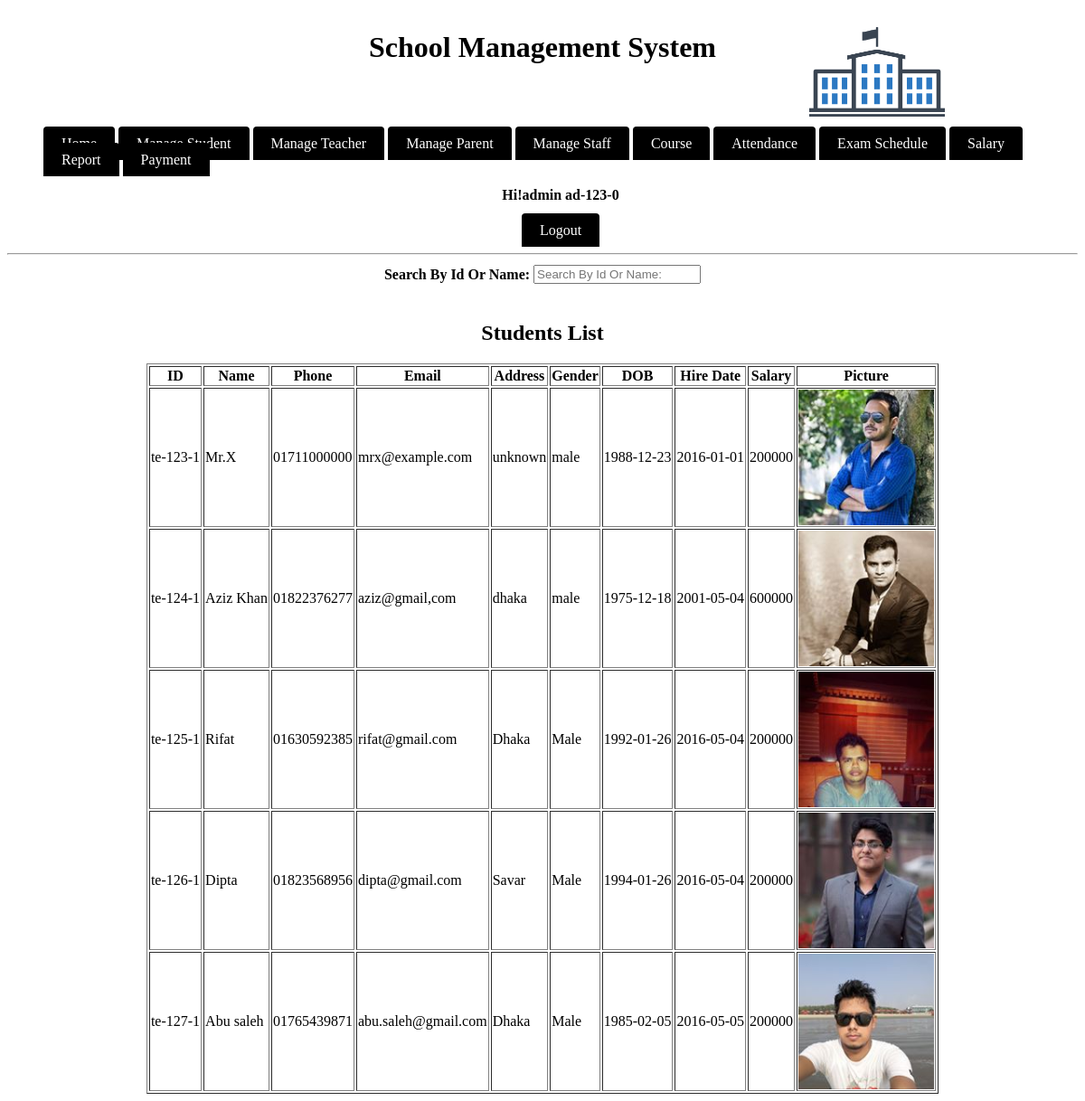
Page /module/admin/viewTeacher.php (signed in) on the committed database.
### tables this page shows
CREATE TABLE IF NOT EXISTS `teachers` (
  `id` varchar(20) NOT NULL,
  `name` varchar(20) NOT NULL,
  `password` varchar(20) NOT NULL,
  `phone` varchar(13) NOT NULL,
  `email` varchar(20) NOT NULL,
  `address` varchar(30) NOT NULL,
  `sex` varchar(7) NOT NULL,
  `dob` date NOT NULL,
  `hiredate` date NOT NULL,
  `salary` double NOT NULL,
  UNIQUE KEY `id` (`id`)
);

### module/admin/main.php (called while the page is built, shortened)
<?php
$check=$_SESSION['login_id'];
$session=mysql_query("SELECT name  FROM admin WHERE id='$check' ");
$row=mysql_fetch_array($session);
$login_session = $loged_user_name = $row['name'];
?>

### module/admin/viewTeacher.php (the view, shortened to what this page needs)
<?php
include_once('main.php');
$sql = "SELECT * FROM teachers;";
$res= mysql_query($sql);
$string = "";
$images_dir = "../images/";
while($row = mysql_fetch_array($res)){
    $picname = $row['id'];
    $string .= '<tr><td>'.$row['id'].'</td><td>'.$row['name'].
    '</td><td>'.$row['phone'].'</td><td>'.$row['email'].
    '</td><td>'.$row['address'].'</td><td>'.$row['sex'].'</td><td>'.$row['dob'].
    '</td><td>'.$row['hiredate'].'</td><td>'.$row['salary'].
    "</td><td><img src='".$images_dir.$picname.".jpg' alt='$picname' width='150' height='150'>".'</td></tr>';
}
?>
<html>
    <head>
		    <link rel="stylesheet" type="text/css" href="../../source/CSS/style.css">
		</head>
    <body>
			  <div class="header"><h1>School Management System</h1></div>
			  <div class="divtopcorner">
				    <img src="../../source/logo.jpg" height="150" width="150" alt="School Management System"/>
				</div>
			<br/><br/>
				<ul>
				    <li class="manulist">
						    <a class ="menulista" href="index.php">Home</a>
								<a class ="menulista" href="manageStudent.php">Manage Student</a>
								<a class ="menulista" href="manageTeacher.php">Manage Teacher</a>
								<a class ="menulista" href="manageParent.php">Manage Parent</a>
								<a class ="menulista" href="index.php">Manage Staff</a>
								<a class ="menulista" href="index.php">Course</a>
								<a class ="menulista" href="index.php">Attendance</a>
								<a class ="menulista" href="index.php">Exam Schedule</a>
								<a class ="menulista" href="index.php">Salary</a>
								<a class ="menulista" href="index.php">Report</a>
								<a class ="menulista" href="index.php">Payment</a>
								<div align="center">
								<h4>Hi!admin <?php echo $check." ";?></h4>
								<a class ="menulista" href="logout.php" onmouseover="changemouseover(this);" onmouseout="changemouseout(this,'<?php echo ucfirst($loged_user_name);?>');"><?php echo "Logout";?></a>
						</div>
								</li>
				</ul>
			  <hr/>
        <center>
            <table>
                <tr>
                    <td><b>Search By Id Or Name: </b></td>
                    <td><input type="text" name="searchId" placeholder="Search By Id Or Name:" onkeyup="getTeacher(this.value);"></td>
                </tr>
            </table>
        </center>
        <br/>
        <center><h2>Students List</h2></center>
        <center>
            <table border="1" id='teacherList'>
                <tr>
                    <th>ID</th>
                    <th>Name</th>
                    <th>Phone</th>
                    <th>Email</th>
                    <th>Address</th>
                    <th>Gender</th>
                    <th>DOB</th>
                    <th>Hire Date</th>
                    <th>Salary</th>
                    <th>Picture</th>
                </tr>
                <?php echo $string;?>
            </table>
        </center>
		</body>
</html>

### source/CSS/style.css (style rules this page uses)
.divtopcorner { position:absolute; top:0px; right: 150px; color:black; text-align:center; padding:5px; }
.header { color:black; text-align:center; padding:5px; }
.manulist { display:inline; left:100px; }
.menulista { background-color: black; color: white; padding: 10px 20px; text-decoration: none; border-radius: 4px 4px 0 0; }

### rows in the picture
teachers: id "te-123-1", name "Mr.X", phone "01711000000", email "mrx@example.com", address "unknown", sex "male", dob "1988-12-23", hiredate "2016-01-01", salary "200000", id (picture)
teachers: id "te-124-1", name "Aziz Khan", phone "01822376277", email "aziz@gmail,com", address "dhaka", sex "male", dob "1975-12-18", hiredate "2001-05-04", salary "600000", id (picture)
teachers: id "te-125-1", name "Rifat", phone "01630592385", email "rifat@gmail.com", address "Dhaka", sex "Male", dob "1992-01-26", hiredate "2016-05-04", salary "200000", id (picture)
teachers: id "te-126-1", name "Dipta", phone "01823568956", email "dipta@gmail.com", address "Savar", sex "Male", dob "1994-01-26", hiredate "2016-05-04", salary "200000", id (picture)
teachers: id "te-127-1", name "Abu saleh", phone "01765439871", email "abu.saleh@gmail.com", address "Dhaka", sex "Male", dob "1985-02-05", hiredate "2016-05-05", salary "200000", id (picture)

### other values in the picture
$check "ad-123-0"
